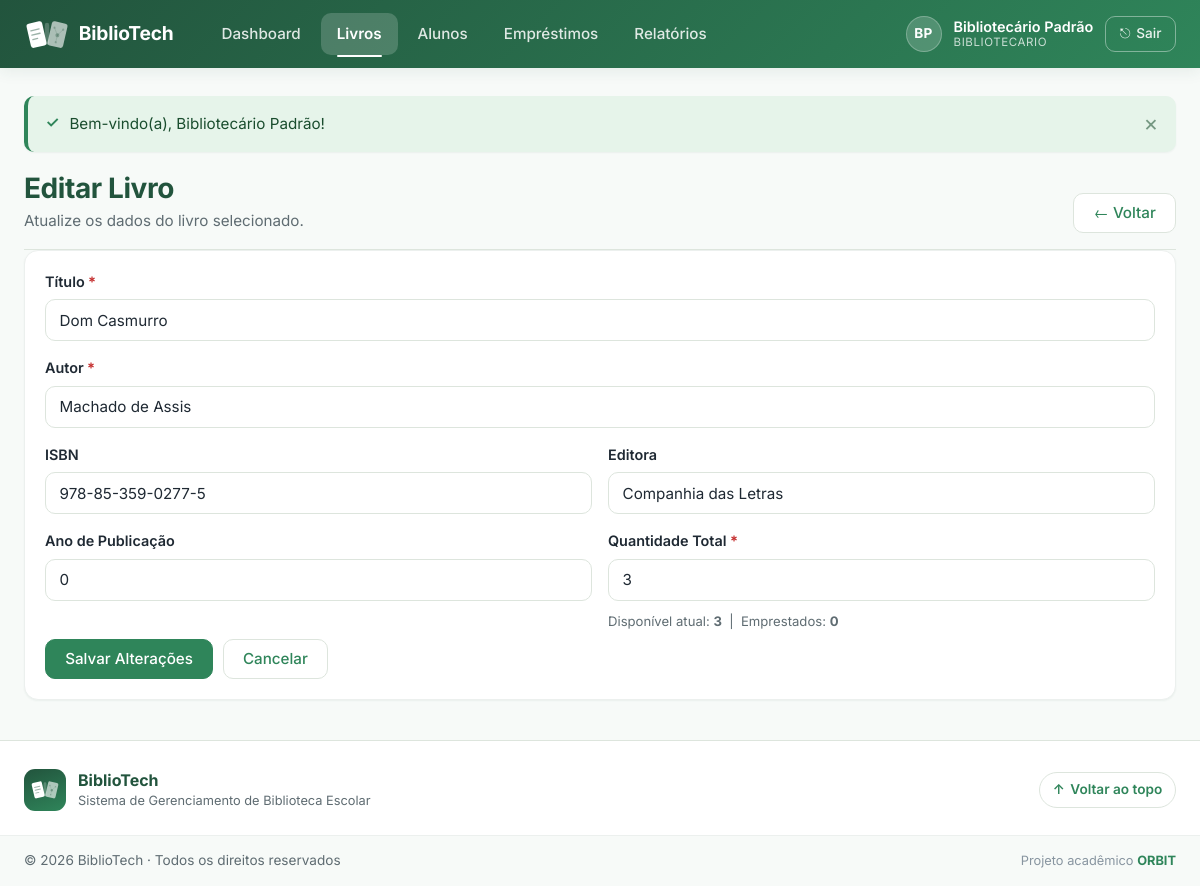
The app's page /livros/editar.php?id=1 (signed in) with its own data.
### tables this page shows
CREATE TABLE IF NOT EXISTS livros (
    id                    INT           NOT NULL AUTO_INCREMENT,
    titulo                VARCHAR(200)  NOT NULL,
    autor                 VARCHAR(150)  NOT NULL,
    isbn                  VARCHAR(20)   DEFAULT NULL,  
    editora               VARCHAR(100)  DEFAULT NULL,
    ano_publicacao        YEAR          DEFAULT NULL,
    quantidade_total      INT           NOT NULL DEFAULT 1 CHECK (quantidade_total >= 0),
    quantidade_disponivel INT           NOT NULL DEFAULT 1 CHECK (quantidade_disponivel >= 0),
    ativo                 TINYINT(1)    NOT NULL DEFAULT 1,  
    criado_em             TIMESTAMP     NOT NULL DEFAULT CURRENT_TIMESTAMP,
    atualizado_em         TIMESTAMP     NOT NULL DEFAULT CURRENT_TIMESTAMP
                                        ON UPDATE CURRENT_TIMESTAMP,

    CONSTRAINT pk_livros PRIMARY KEY (id),

     
    CONSTRAINT chk_livros_qtd
        CHECK (quantidade_disponivel <= quantidade_total)
);

### livros/editar.php (the view, shortened to what this page needs)
<?php
require_once __DIR__ . '/../includes/conexao.php';
$id = filter_input(INPUT_GET, 'id', FILTER_VALIDATE_INT, [
    'options' => ['min_range' => 1],
]);
try {
    $stmt = $pdo->prepare(
        'SELECT id, titulo, autor, isbn, editora, ano_publicacao,
                quantidade_total, quantidade_disponivel, ativo
           FROM livros
          WHERE id = :id
            AND ativo = 1'
    );
    $stmt->execute([':id' => $id]);
    $livro = $stmt->fetch();
} catch (PDOException $e) {
    error_log('[BiblioTech] livros/editar busca: ' . $e->getMessage());
    flash('erro', 'Erro ao carregar dados do livro.');
    redirecionar(BASE_URL . '/livros/listar.php');
}
$old = $_SESSION['form_livro'] ?? [];
$v = [
    'titulo'          => $old['titulo']          ?? $livro['titulo'],
    'autor'           => $old['autor']           ?? $livro['autor'],
    'isbn'            => $old['isbn']            ?? ($livro['isbn']    ?? ''),
    'editora'         => $old['editora']         ?? ($livro['editora'] ?? ''),
    'ano_publicacao'  => $old['ano_publicacao']  ?? ($livro['ano_publicacao'] ?? ''),
    'quantidade_total'=> $old['quantidade_total'] ?? $livro['quantidade_total'],
];
$emprestados = (int) $livro['quantidade_total'] - (int) $livro['quantidade_disponivel'];
require_once __DIR__ . '/../includes/header.php';
require_once __DIR__ . '/../includes/navbar.php';
?>
<div class="pagina-cabecalho">
    <div class="pagina-cabecalho-texto">
        <h1 class="pagina-titulo">Editar Livro</h1>
        <p class="pagina-subtitulo">Atualize os dados do livro selecionado.</p>
    </div>
    <a href="<?= e(BASE_URL) ?>/livros/listar.php" class="btn btn-secundario">
        &larr; Voltar
    </a>
</div>
<div class="card card-formulario">
    <form method="POST"
          action="<?= e(BASE_URL) ?>/livros/livros-back.php"
          novalidate>
        <div class="form-grupo">
            <label for="titulo" class="form-label obrigatorio">Título</label>
            <input
                type="text"
                id="titulo"
                name="titulo"
                class="form-campo"
                value="<?= e($v['titulo']) ?>"
                maxlength="255"
                required
                autofocus
            >
        </div>
        <div class="form-grupo">
            <label for="autor" class="form-label obrigatorio">Autor</label>
            <input
                type="text"
                id="autor"
                name="autor"
                class="form-campo"
                value="<?= e($v['autor']) ?>"
                maxlength="255"
                required
            >
        </div>
        <div class="form-linha">
            <div class="form-grupo">
                <label for="isbn" class="form-label">ISBN</label>
                <input
                    type="text"
                    id="isbn"
                    name="isbn"
                    class="form-campo"
                    value="<?= e($v['isbn']) ?>"
                    maxlength="20"
                >
            </div>
            <div class="form-grupo">
                <label for="editora" class="form-label">Editora</label>
                <input
                    type="text"
                    id="editora"
                    name="editora"
                    class="form-campo"
                    value="<?= e($v['editora']) ?>"
                    maxlength="255"
                >
            </div>
        </div>
        <div class="form-linha">
            <div class="form-grupo">
                <label for="ano_publicacao" class="form-label">Ano de Publicação</label>
                <input
                    type="number"
                    id="ano_publicacao"
                    name="ano_publicacao"
                    class="form-campo"
                    value="<?= e((string) $v['ano_publicacao']) ?>"
                    min="1000"
                    max="<?= (int) date('Y') ?>"
                >
            </div>
            <div class="form-grupo">
                <label for="quantidade_total" class="form-label obrigatorio">Quantidade Total</label>
                <input
                    type="number"
                    id="quantidade_total"
                    name="quantidade_total"
                    class="form-campo"
                    value="<?= e((string) $v['quantidade_total']) ?>"
                    min="<?= $emprestados ?>"
                    required
                >
                <small class="form-dica">
                    Disponível atual:
                    <strong><?= (int) $livro['quantidade_disponivel'] ?></strong>
                    &nbsp;|&nbsp; Emprestados:
                    <strong><?= $emprestados ?></strong>
                </small>
            </div>
        </div>
        <div class="form-acoes">
            <button type="submit" class="btn btn-primario">Salvar Alterações</button>
            <a href="<?= e(BASE_URL) ?>/livros/listar.php" class="btn btn-secundario">Cancelar</a>
        </div>
    </form>
</div>
<?php require_once __DIR__ . '/../includes/footer.php'; ?>

### records on screen
livros: titulo "Dom Casmurro", autor "Machado de Assis", isbn "978-85-359-0277-5", editora "Companhia das Letras", ano_publicacao "0", quantidade_total "3", quantidade_disponivel "3", emprestados "0"

### other values on screen
$iniciais "BP"
$_SESSION['usuario_nome'] "Bibliotecário Padrão"
$_SESSION['usuario_perfil'] "BIBLIOTECARIO"
$msg['mensagem'] "Bem-vindo(a), Bibliotecário Padrão!"
